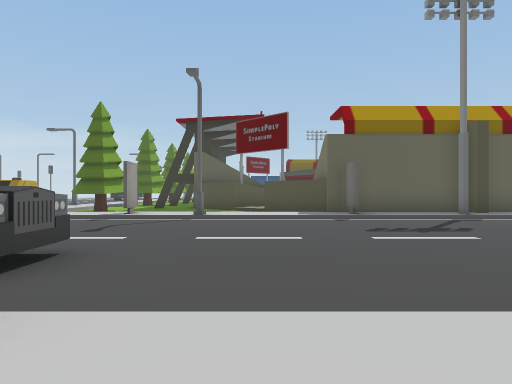
View 1 (above)

12 first-person views from a walk through a scene from a Unity 3-D project. The camera is 1.3 m above the floor, looks level and sees 70° across. The floor is counted in squares, 2 m on a side. Each view is taken from the middle of a square. On the plan, view 1 faces up. The plan holds only what a view shows up to about 11 squares ahead; the rest is blank. The place goes on beyond the plan. Some animated figures are left out.

View 2
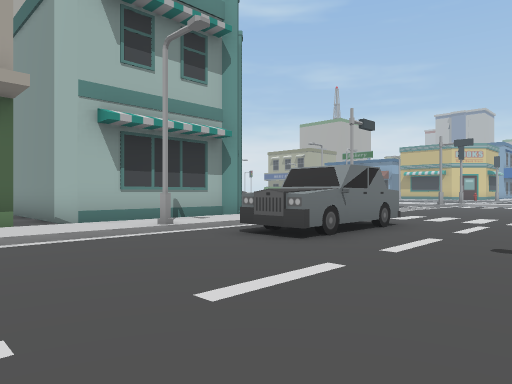

View 3
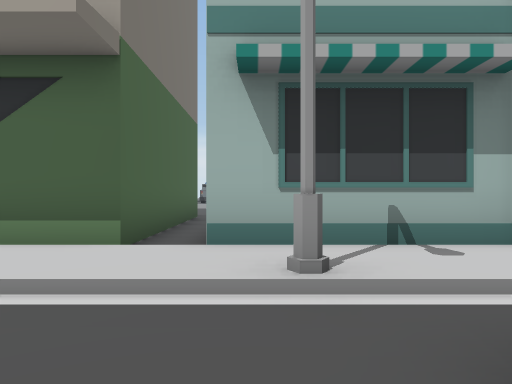

View 4
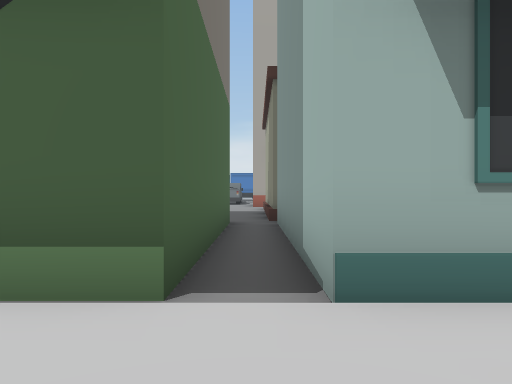

View 5
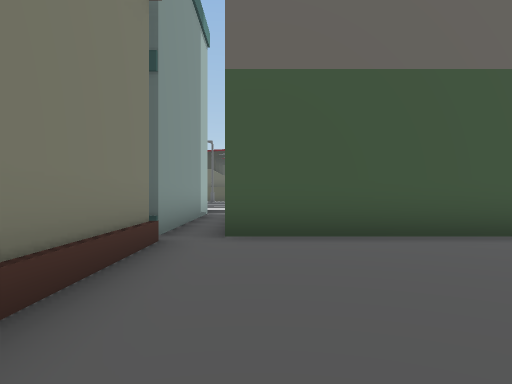

View 6
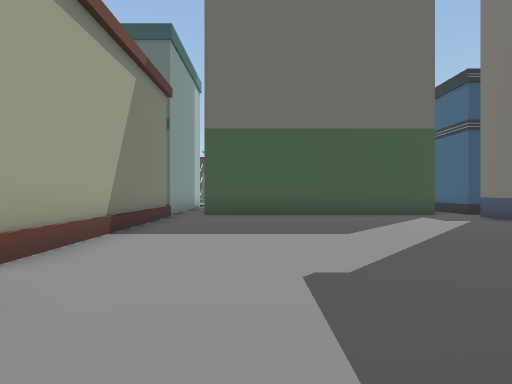

View 7
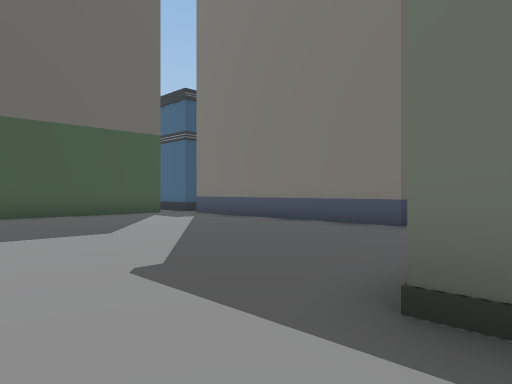

View 8
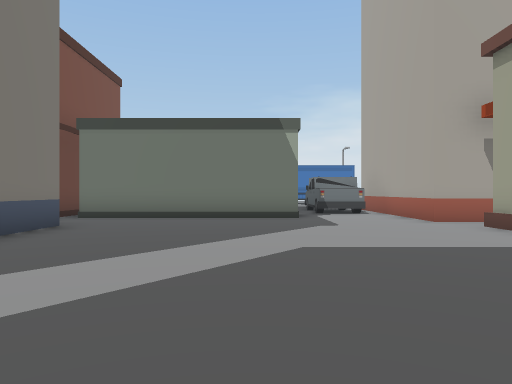

View 9
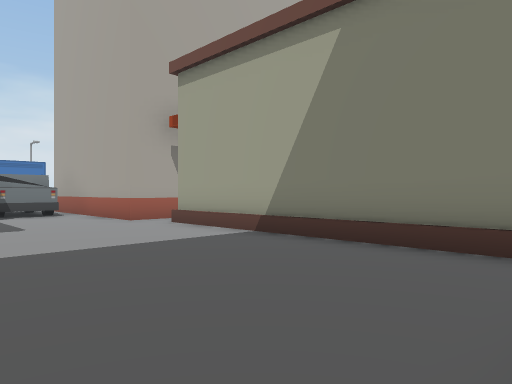

View 10
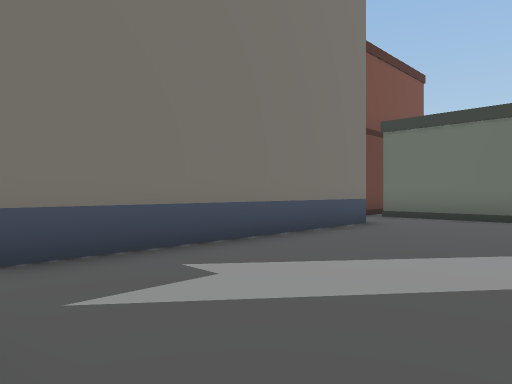

View 11
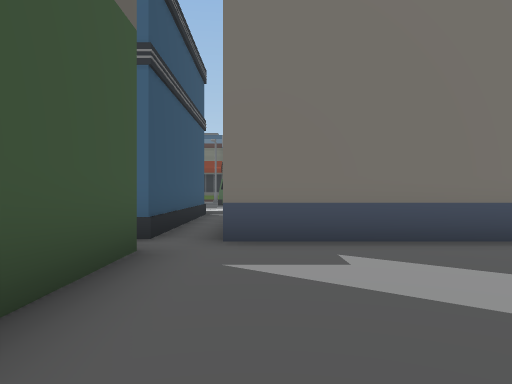

View 12
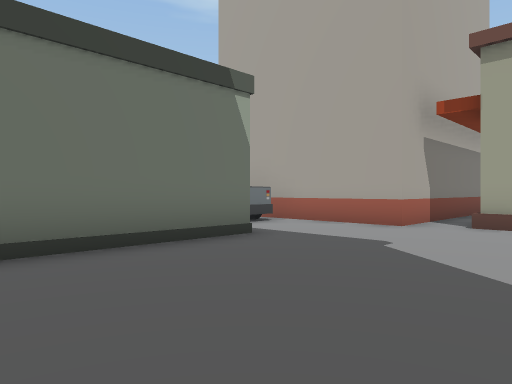

### Floor plan
Key: @ floor where view 1 was taken; # wall or solid block; . main floor; : floor 0.25 m higher than the main floor; / step, stairs or slope; ^ raised ledge; O other object.
Columns run from 10 left of view 1 to 8 right of it. Each row starts with its distance up from view 1.
 11            ##
 10      ///////######
  9      ::O:O::O::#:
  8       ...........
  7       ..........
  6     ...........
  5 ...............
  4 .....OOOO.....
  3  ....  OO....
  2        ......
  1       :::O::
  0       OOOO@OO
 -1          O.O
 -2          O.O
 -3          O.O
 -4          O.O
 -5         OO.OOOOOOO^
 -6           .........
 -7          O........O
 -8          O........O
 -9          O........O
-10          O........O
-11          O........O
-12          O........O
-13        OO.........O
-14     OOOOOOO........
-15           O........
-16           O..######

Positions as (right, up) in squares from view 1, and headings:
1: (0, 0), facing up
2: (2, 7), facing down-left
3: (-1, 4), facing down
4: (0, 2), facing down
5: (1, -11), facing up
6: (2, -16), facing up
7: (1, -16), facing up-right
8: (4, -6), facing down
9: (4, -6), facing down-left
10: (4, -6), facing down-right
11: (3, -7), facing right
12: (7, -11), facing down-left
